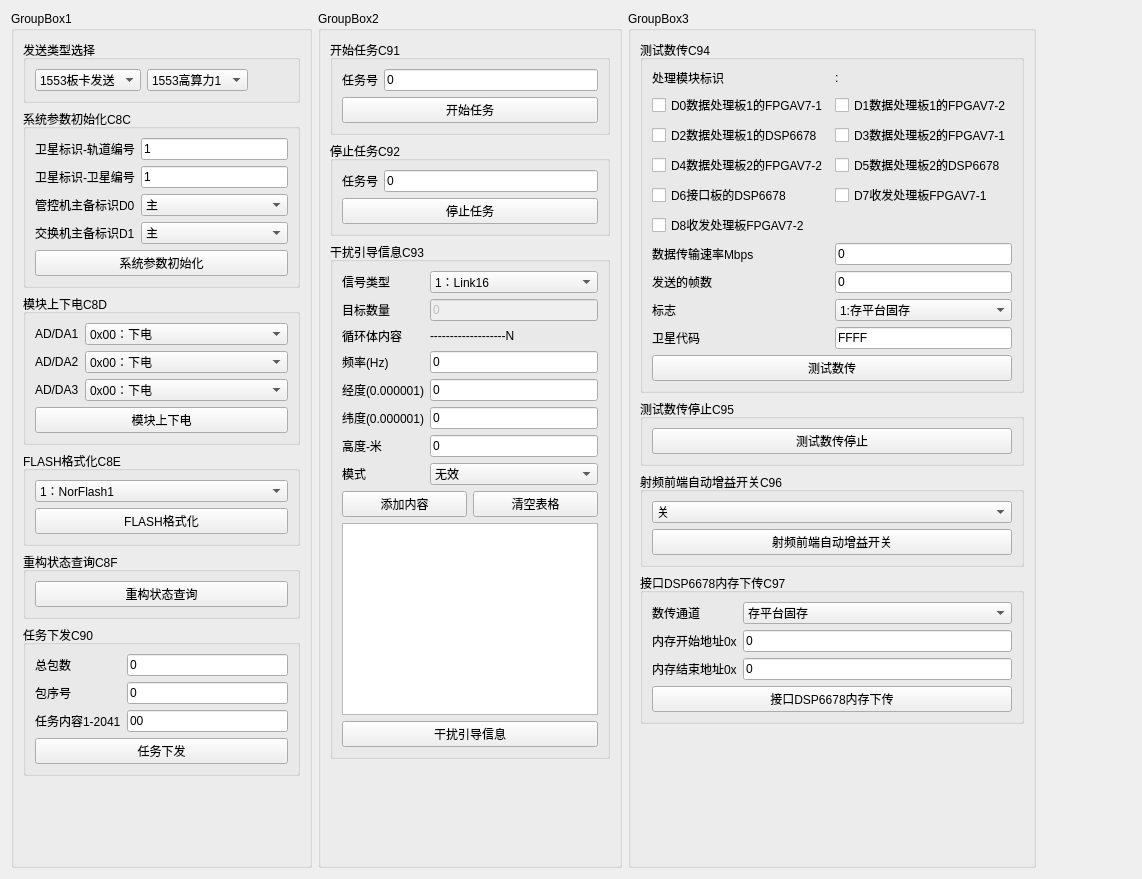
<?xml version="1.0" encoding="UTF-8"?>
<ui version="4.0">
 <class>sub1553_tccontrol2</class>
 <widget class="QWidget" name="sub1553_tccontrol2">
  <property name="geometry">
   <rect>
    <x>0</x>
    <y>0</y>
    <width>1142</width>
    <height>879</height>
   </rect>
  </property>
  <property name="windowTitle">
   <string>Form</string>
  </property>
  <layout class="QGridLayout" name="gridLayout">
   <item row="0" column="0">
    <widget class="QGroupBox" name="groupBox_2">
     <property name="title">
      <string>GroupBox1</string>
     </property>
     <layout class="QVBoxLayout" name="verticalLayout_2">
      <item>
       <widget class="QGroupBox" name="groupBox_3">
        <property name="title">
         <string>发送类型选择</string>
        </property>
        <layout class="QHBoxLayout" name="horizontalLayout_2">
         <item>
          <layout class="QHBoxLayout" name="horizontalLayout_3">
           <item>
            <widget class="QComboBox" name="cb_cardChooe">
             <item>
              <property name="text">
               <string>1553板卡发送</string>
              </property>
             </item>
             <item>
              <property name="text">
               <string>Can板卡发送</string>
              </property>
             </item>
            </widget>
           </item>
           <item>
            <widget class="QComboBox" name="comboBox_gslChoose">
             <item>
              <property name="text">
               <string>1553高算力1</string>
              </property>
             </item>
             <item>
              <property name="text">
               <string>1553高算力2</string>
              </property>
             </item>
            </widget>
           </item>
          </layout>
         </item>
         <item>
          <spacer name="horizontalSpacer_2">
           <property name="orientation">
            <enum>Qt::Horizontal</enum>
           </property>
           <property name="sizeHint" stdset="0">
            <size>
             <width>40</width>
             <height>20</height>
            </size>
           </property>
          </spacer>
         </item>
        </layout>
       </widget>
      </item>
      <item>
       <widget class="QGroupBox" name="groupBox">
        <property name="title">
         <string>系统参数初始化C8C</string>
        </property>
        <layout class="QVBoxLayout" name="verticalLayout">
         <item>
          <layout class="QFormLayout" name="formLayout">
           <item row="0" column="0">
            <widget class="QLabel" name="label">
             <property name="text">
              <string>卫星标识-轨道编号</string>
             </property>
            </widget>
           </item>
           <item row="2" column="0">
            <widget class="QLabel" name="label_2">
             <property name="text">
              <string>管控机主备标识D0</string>
             </property>
            </widget>
           </item>
           <item row="2" column="1">
            <widget class="QComboBox" name="comboBox_c8c_3">
             <property name="sizePolicy">
              <sizepolicy hsizetype="Preferred" vsizetype="Preferred">
               <horstretch>0</horstretch>
               <verstretch>0</verstretch>
              </sizepolicy>
             </property>
             <item>
              <property name="text">
               <string>主</string>
              </property>
             </item>
             <item>
              <property name="text">
               <string>备</string>
              </property>
             </item>
            </widget>
           </item>
           <item row="0" column="1">
            <widget class="QLineEdit" name="lineEdit_c8c_1">
             <property name="sizePolicy">
              <sizepolicy hsizetype="Expanding" vsizetype="Preferred">
               <horstretch>0</horstretch>
               <verstretch>0</verstretch>
              </sizepolicy>
             </property>
             <property name="text">
              <string>1</string>
             </property>
            </widget>
           </item>
           <item row="1" column="0">
            <widget class="QLabel" name="label_3">
             <property name="text">
              <string>卫星标识-卫星编号</string>
             </property>
            </widget>
           </item>
           <item row="1" column="1">
            <widget class="QLineEdit" name="lineEdit_c8c_2">
             <property name="sizePolicy">
              <sizepolicy hsizetype="Expanding" vsizetype="Preferred">
               <horstretch>0</horstretch>
               <verstretch>0</verstretch>
              </sizepolicy>
             </property>
             <property name="text">
              <string>1</string>
             </property>
            </widget>
           </item>
           <item row="3" column="0">
            <widget class="QLabel" name="label_7">
             <property name="text">
              <string>交换机主备标识D1</string>
             </property>
            </widget>
           </item>
           <item row="3" column="1">
            <widget class="QComboBox" name="comboBox_c8c_3_2">
             <item>
              <property name="text">
               <string>主</string>
              </property>
             </item>
             <item>
              <property name="text">
               <string>备</string>
              </property>
             </item>
            </widget>
           </item>
          </layout>
         </item>
         <item>
          <widget class="QPushButton" name="pushButton_C8C">
           <property name="text">
            <string>系统参数初始化</string>
           </property>
          </widget>
         </item>
        </layout>
       </widget>
      </item>
      <item>
       <widget class="QGroupBox" name="groupBox_4">
        <property name="title">
         <string>模块上下电C8D</string>
        </property>
        <layout class="QVBoxLayout" name="verticalLayout_4">
         <item>
          <layout class="QFormLayout" name="formLayout_2">
           <item row="0" column="0">
            <widget class="QLabel" name="label_4">
             <property name="text">
              <string>AD/DA1</string>
             </property>
            </widget>
           </item>
           <item row="0" column="1">
            <widget class="QComboBox" name="comboBox_C8D_1">
             <item>
              <property name="text">
               <string>0x00：下电</string>
              </property>
             </item>
             <item>
              <property name="text">
               <string>0x01：上电</string>
              </property>
             </item>
            </widget>
           </item>
           <item row="1" column="0">
            <widget class="QLabel" name="label_6">
             <property name="text">
              <string>AD/DA2</string>
             </property>
            </widget>
           </item>
           <item row="1" column="1">
            <widget class="QComboBox" name="comboBox_C8D_2">
             <item>
              <property name="text">
               <string>0x00：下电</string>
              </property>
             </item>
             <item>
              <property name="text">
               <string>0x01：上电</string>
              </property>
             </item>
            </widget>
           </item>
           <item row="2" column="0">
            <widget class="QLabel" name="label_5">
             <property name="text">
              <string>AD/DA3</string>
             </property>
            </widget>
           </item>
           <item row="2" column="1">
            <widget class="QComboBox" name="comboBox_C8D_3">
             <item>
              <property name="text">
               <string>0x00：下电</string>
              </property>
             </item>
             <item>
              <property name="text">
               <string>0x01：上电</string>
              </property>
             </item>
            </widget>
           </item>
          </layout>
         </item>
         <item>
          <widget class="QPushButton" name="pushButton_C8D">
           <property name="text">
            <string>模块上下电</string>
           </property>
          </widget>
         </item>
        </layout>
       </widget>
      </item>
      <item>
       <widget class="QGroupBox" name="groupBox_5">
        <property name="title">
         <string>FLASH格式化C8E</string>
        </property>
        <layout class="QVBoxLayout" name="verticalLayout_5">
         <item>
          <widget class="QComboBox" name="comboBox_C8E_1">
           <item>
            <property name="text">
             <string>1：NorFlash1</string>
            </property>
           </item>
           <item>
            <property name="text">
             <string>2：NorFlash2</string>
            </property>
           </item>
           <item>
            <property name="text">
             <string>3：NorFlash3</string>
            </property>
           </item>
          </widget>
         </item>
         <item>
          <widget class="QPushButton" name="pushButton_C8E">
           <property name="text">
            <string>FLASH格式化</string>
           </property>
          </widget>
         </item>
        </layout>
       </widget>
      </item>
      <item>
       <widget class="QGroupBox" name="groupBox_6">
        <property name="title">
         <string>重构状态查询C8F</string>
        </property>
        <layout class="QVBoxLayout" name="verticalLayout_6">
         <item>
          <widget class="QPushButton" name="pushButton_C8F">
           <property name="text">
            <string>重构状态查询</string>
           </property>
          </widget>
         </item>
        </layout>
       </widget>
      </item>
      <item>
       <widget class="QGroupBox" name="groupBox_16">
        <property name="title">
         <string>任务下发C90</string>
        </property>
        <layout class="QVBoxLayout" name="verticalLayout_3">
         <item>
          <layout class="QFormLayout" name="formLayout_9">
           <item row="0" column="0">
            <widget class="QLabel" name="label_8">
             <property name="text">
              <string>总包数</string>
             </property>
            </widget>
           </item>
           <item row="0" column="1">
            <widget class="QLineEdit" name="lineEdit_C90_1">
             <property name="text">
              <string>0</string>
             </property>
            </widget>
           </item>
           <item row="1" column="0">
            <widget class="QLabel" name="label_9">
             <property name="text">
              <string>包序号</string>
             </property>
            </widget>
           </item>
           <item row="1" column="1">
            <widget class="QLineEdit" name="lineEdit_C90_2">
             <property name="text">
              <string>0</string>
             </property>
            </widget>
           </item>
           <item row="2" column="0">
            <widget class="QLabel" name="label_27">
             <property name="text">
              <string>任务内容1-2041</string>
             </property>
            </widget>
           </item>
           <item row="2" column="1">
            <widget class="QLineEdit" name="lineEdit_C90_3">
             <property name="text">
              <string>00</string>
             </property>
            </widget>
           </item>
          </layout>
         </item>
         <item>
          <widget class="QPushButton" name="pushButton_C90">
           <property name="text">
            <string>任务下发</string>
           </property>
          </widget>
         </item>
        </layout>
       </widget>
      </item>
      <item>
       <spacer name="verticalSpacer">
        <property name="orientation">
         <enum>Qt::Vertical</enum>
        </property>
        <property name="sizeHint" stdset="0">
         <size>
          <width>20</width>
          <height>40</height>
         </size>
        </property>
       </spacer>
      </item>
     </layout>
    </widget>
   </item>
   <item row="0" column="1">
    <widget class="QGroupBox" name="groupBox_9">
     <property name="title">
      <string>GroupBox2</string>
     </property>
     <layout class="QVBoxLayout" name="verticalLayout_9">
      <item>
       <widget class="QGroupBox" name="groupBox_7">
        <property name="title">
         <string>开始任务C91 </string>
        </property>
        <layout class="QVBoxLayout" name="verticalLayout_7">
         <item>
          <layout class="QFormLayout" name="formLayout_3">
           <item row="0" column="0">
            <widget class="QLabel" name="label_10">
             <property name="text">
              <string>任务号</string>
             </property>
            </widget>
           </item>
           <item row="0" column="1">
            <widget class="QLineEdit" name="lineEdit_c91_1">
             <property name="sizePolicy">
              <sizepolicy hsizetype="Expanding" vsizetype="Preferred">
               <horstretch>0</horstretch>
               <verstretch>0</verstretch>
              </sizepolicy>
             </property>
             <property name="text">
              <string>0</string>
             </property>
            </widget>
           </item>
          </layout>
         </item>
         <item>
          <widget class="QPushButton" name="pushButton_C91">
           <property name="text">
            <string>开始任务</string>
           </property>
          </widget>
         </item>
        </layout>
       </widget>
      </item>
      <item>
       <widget class="QGroupBox" name="groupBox_8">
        <property name="title">
         <string>停止任务C92</string>
        </property>
        <layout class="QVBoxLayout" name="verticalLayout_8">
         <item>
          <layout class="QFormLayout" name="formLayout_4">
           <item row="0" column="0">
            <widget class="QLabel" name="label_11">
             <property name="text">
              <string>任务号</string>
             </property>
            </widget>
           </item>
           <item row="0" column="1">
            <widget class="QLineEdit" name="lineEdit_c92_1">
             <property name="sizePolicy">
              <sizepolicy hsizetype="Expanding" vsizetype="Preferred">
               <horstretch>0</horstretch>
               <verstretch>0</verstretch>
              </sizepolicy>
             </property>
             <property name="text">
              <string>0</string>
             </property>
            </widget>
           </item>
          </layout>
         </item>
         <item>
          <widget class="QPushButton" name="pushButton_C92">
           <property name="text">
            <string>停止任务</string>
           </property>
          </widget>
         </item>
        </layout>
       </widget>
      </item>
      <item>
       <widget class="QGroupBox" name="groupBox_10">
        <property name="title">
         <string>干扰引导信息C93</string>
        </property>
        <layout class="QVBoxLayout" name="verticalLayout_10">
         <item>
          <layout class="QFormLayout" name="formLayout_5">
           <item row="0" column="0">
            <widget class="QLabel" name="label_13">
             <property name="text">
              <string>信号类型</string>
             </property>
            </widget>
           </item>
           <item row="0" column="1">
            <widget class="QComboBox" name="comboBox_c93_1">
             <property name="sizePolicy">
              <sizepolicy hsizetype="Preferred" vsizetype="Preferred">
               <horstretch>0</horstretch>
               <verstretch>0</verstretch>
              </sizepolicy>
             </property>
             <item>
              <property name="text">
               <string>1：Link16</string>
              </property>
             </item>
             <item>
              <property name="text">
               <string>2：TACAN塔康</string>
              </property>
             </item>
             <item>
              <property name="text">
               <string>3：IFF敌我识别</string>
              </property>
             </item>
             <item>
              <property name="text">
               <string>4：铱星</string>
              </property>
             </item>
             <item>
              <property name="text">
               <string>5：海事</string>
              </property>
             </item>
             <item>
              <property name="text">
               <string>6：雷达</string>
              </property>
             </item>
             <item>
              <property name="text">
               <string>7：星链</string>
              </property>
             </item>
            </widget>
           </item>
           <item row="1" column="0">
            <widget class="QLabel" name="label_22">
             <property name="text">
              <string>目标数量</string>
             </property>
            </widget>
           </item>
           <item row="1" column="1">
            <widget class="QLineEdit" name="lineEdit_c93_2_1">
             <property name="enabled">
              <bool>false</bool>
             </property>
             <property name="text">
              <string>0</string>
             </property>
            </widget>
           </item>
           <item row="3" column="0">
            <widget class="QLabel" name="label_12">
             <property name="text">
              <string>频率(Hz)</string>
             </property>
            </widget>
           </item>
           <item row="3" column="1">
            <widget class="QLineEdit" name="lineEdit_c93_2">
             <property name="sizePolicy">
              <sizepolicy hsizetype="Expanding" vsizetype="Preferred">
               <horstretch>0</horstretch>
               <verstretch>0</verstretch>
              </sizepolicy>
             </property>
             <property name="text">
              <string>0</string>
             </property>
            </widget>
           </item>
           <item row="4" column="0">
            <widget class="QLabel" name="label_14">
             <property name="text">
              <string>经度(0.000001)</string>
             </property>
            </widget>
           </item>
           <item row="4" column="1">
            <widget class="QLineEdit" name="lineEdit_c93_3">
             <property name="sizePolicy">
              <sizepolicy hsizetype="Expanding" vsizetype="Preferred">
               <horstretch>0</horstretch>
               <verstretch>0</verstretch>
              </sizepolicy>
             </property>
             <property name="text">
              <string>0</string>
             </property>
            </widget>
           </item>
           <item row="5" column="0">
            <widget class="QLabel" name="label_15">
             <property name="text">
              <string>纬度(0.000001)</string>
             </property>
            </widget>
           </item>
           <item row="5" column="1">
            <widget class="QLineEdit" name="lineEditc93_4">
             <property name="text">
              <string>0</string>
             </property>
            </widget>
           </item>
           <item row="6" column="0">
            <widget class="QLabel" name="label_16">
             <property name="text">
              <string>高度-米</string>
             </property>
            </widget>
           </item>
           <item row="6" column="1">
            <widget class="QLineEdit" name="lineEdit_c93_5">
             <property name="text">
              <string>0</string>
             </property>
            </widget>
           </item>
           <item row="7" column="0">
            <widget class="QLabel" name="label_23">
             <property name="text">
              <string>模式</string>
             </property>
            </widget>
           </item>
           <item row="7" column="1">
            <widget class="QComboBox" name="comboBox_c93_6">
             <item>
              <property name="text">
               <string>无效</string>
              </property>
             </item>
            </widget>
           </item>
           <item row="2" column="0">
            <widget class="QLabel" name="label_24">
             <property name="text">
              <string>循环体内容</string>
             </property>
            </widget>
           </item>
           <item row="2" column="1">
            <widget class="QLabel" name="label_25">
             <property name="text">
              <string>-------------------N</string>
             </property>
            </widget>
           </item>
          </layout>
         </item>
         <item>
          <layout class="QHBoxLayout" name="horizontalLayout">
           <item>
            <widget class="QPushButton" name="pushButton_C93_Add">
             <property name="enabled">
              <bool>true</bool>
             </property>
             <property name="text">
              <string>添加内容</string>
             </property>
            </widget>
           </item>
           <item>
            <widget class="QPushButton" name="pushButton_C93_clear">
             <property name="text">
              <string>清空表格</string>
             </property>
            </widget>
           </item>
          </layout>
         </item>
         <item>
          <widget class="QTableWidget" name="tableWidget_C93cyclist"/>
         </item>
         <item>
          <widget class="QPushButton" name="pushButton_C93">
           <property name="text">
            <string>干扰引导信息</string>
           </property>
          </widget>
         </item>
        </layout>
       </widget>
      </item>
      <item>
       <spacer name="verticalSpacer_2">
        <property name="orientation">
         <enum>Qt::Vertical</enum>
        </property>
        <property name="sizeHint" stdset="0">
         <size>
          <width>20</width>
          <height>40</height>
         </size>
        </property>
       </spacer>
      </item>
     </layout>
    </widget>
   </item>
   <item row="0" column="2">
    <widget class="QGroupBox" name="groupBox_13">
     <property name="title">
      <string>GroupBox3</string>
     </property>
     <layout class="QVBoxLayout" name="verticalLayout_13">
      <item>
       <widget class="QGroupBox" name="groupBox_11">
        <property name="title">
         <string>测试数传C94</string>
        </property>
        <layout class="QVBoxLayout" name="verticalLayout_11">
         <item>
          <layout class="QFormLayout" name="formLayout_12">
           <item row="0" column="0">
            <widget class="QLabel" name="Label_14">
             <property name="text">
              <string>处理模块标识</string>
             </property>
            </widget>
           </item>
           <item row="0" column="1">
            <widget class="QLabel" name="label_26">
             <property name="text">
              <string>:</string>
             </property>
            </widget>
           </item>
           <item row="1" column="0">
            <widget class="QCheckBox" name="checkBox_csbit0">
             <property name="text">
              <string>D0数据处理板1的FPGAV7-1</string>
             </property>
            </widget>
           </item>
           <item row="1" column="1">
            <widget class="QCheckBox" name="checkBox_csbit1">
             <property name="text">
              <string>D1数据处理板1的FPGAV7-2</string>
             </property>
            </widget>
           </item>
           <item row="2" column="0">
            <widget class="QCheckBox" name="checkBox_csbit2">
             <property name="text">
              <string>D2数据处理板1的DSP6678</string>
             </property>
            </widget>
           </item>
           <item row="2" column="1">
            <widget class="QCheckBox" name="checkBox_csbit3">
             <property name="text">
              <string>D3数据处理板2的FPGAV7-1</string>
             </property>
            </widget>
           </item>
           <item row="3" column="0">
            <widget class="QCheckBox" name="checkBox_csbit4">
             <property name="text">
              <string>D4数据处理板2的FPGAV7-2</string>
             </property>
            </widget>
           </item>
           <item row="3" column="1">
            <widget class="QCheckBox" name="checkBox_csbit5">
             <property name="text">
              <string>D5数据处理板2的DSP6678</string>
             </property>
            </widget>
           </item>
           <item row="4" column="0">
            <widget class="QCheckBox" name="checkBox_csbit6">
             <property name="text">
              <string>D6接口板的DSP6678</string>
             </property>
            </widget>
           </item>
           <item row="4" column="1">
            <widget class="QCheckBox" name="checkBox_csbit7">
             <property name="text">
              <string>D7收发处理板FPGAV7-1</string>
             </property>
            </widget>
           </item>
           <item row="5" column="0">
            <widget class="QCheckBox" name="checkBox_csbit8">
             <property name="text">
              <string>D8收发处理板FPGAV7-2</string>
             </property>
            </widget>
           </item>
           <item row="6" column="0">
            <widget class="QLabel" name="Label_15">
             <property name="text">
              <string>数据传输速率Mbps</string>
             </property>
            </widget>
           </item>
           <item row="6" column="1">
            <widget class="QLineEdit" name="LineEdit_data_trans_rate">
             <property name="text">
              <string>0</string>
             </property>
            </widget>
           </item>
           <item row="7" column="0">
            <widget class="QLabel" name="Label_16">
             <property name="text">
              <string>发送的帧数</string>
             </property>
            </widget>
           </item>
           <item row="7" column="1">
            <widget class="QLineEdit" name="LineEdit_sendframe_num">
             <property name="text">
              <string>0</string>
             </property>
            </widget>
           </item>
           <item row="8" column="0">
            <widget class="QLabel" name="Label_17">
             <property name="text">
              <string>标志</string>
             </property>
            </widget>
           </item>
           <item row="8" column="1">
            <widget class="QComboBox" name="cB_test_numbertrans_sign">
             <item>
              <property name="text">
               <string>1:存平台固存</string>
              </property>
             </item>
             <item>
              <property name="text">
               <string>2:存管控机固存</string>
              </property>
             </item>
            </widget>
           </item>
           <item row="9" column="0">
            <widget class="QLabel" name="label_28">
             <property name="text">
              <string>卫星代码</string>
             </property>
            </widget>
           </item>
           <item row="9" column="1">
            <widget class="QLineEdit" name="lineEdit_41_startcode">
             <property name="text">
              <string>FFFF</string>
             </property>
            </widget>
           </item>
          </layout>
         </item>
         <item>
          <widget class="QPushButton" name="pushButton_C94">
           <property name="text">
            <string>测试数传</string>
           </property>
          </widget>
         </item>
        </layout>
       </widget>
      </item>
      <item>
       <widget class="QGroupBox" name="groupBox_12">
        <property name="title">
         <string>测试数传停止C95</string>
        </property>
        <layout class="QVBoxLayout" name="verticalLayout_12">
         <item>
          <widget class="QPushButton" name="pushButton_C95">
           <property name="text">
            <string>测试数传停止</string>
           </property>
          </widget>
         </item>
        </layout>
       </widget>
      </item>
      <item>
       <widget class="QGroupBox" name="groupBox_14">
        <property name="title">
         <string>射频前端自动增益开关C96</string>
        </property>
        <layout class="QVBoxLayout" name="verticalLayout_14">
         <item>
          <widget class="QComboBox" name="comboBox_C96_1">
           <item>
            <property name="text">
             <string>关</string>
            </property>
           </item>
           <item>
            <property name="text">
             <string>开</string>
            </property>
           </item>
          </widget>
         </item>
         <item>
          <widget class="QPushButton" name="pushButton_C96">
           <property name="text">
            <string>射频前端自动增益开关</string>
           </property>
          </widget>
         </item>
        </layout>
       </widget>
      </item>
      <item>
       <widget class="QGroupBox" name="groupBox_15">
        <property name="title">
         <string>接口DSP6678内存下传C97</string>
        </property>
        <layout class="QVBoxLayout" name="verticalLayout_15">
         <item>
          <layout class="QFormLayout" name="formLayout_6">
           <item row="0" column="0">
            <widget class="QLabel" name="label_17">
             <property name="text">
              <string>数传通道</string>
             </property>
            </widget>
           </item>
           <item row="0" column="1">
            <widget class="QComboBox" name="comboBox_C97_1">
             <item>
              <property name="text">
               <string>存平台固存</string>
              </property>
             </item>
             <item>
              <property name="text">
               <string>存管控机固存</string>
              </property>
             </item>
            </widget>
           </item>
           <item row="1" column="0">
            <widget class="QLabel" name="label_18">
             <property name="text">
              <string>内存开始地址0x</string>
             </property>
            </widget>
           </item>
           <item row="1" column="1">
            <widget class="QLineEdit" name="lineEdit_C97_2">
             <property name="text">
              <string>0</string>
             </property>
            </widget>
           </item>
           <item row="2" column="0">
            <widget class="QLabel" name="label_19">
             <property name="text">
              <string>内存结束地址0x</string>
             </property>
            </widget>
           </item>
           <item row="2" column="1">
            <widget class="QLineEdit" name="lineEdit_C97_3">
             <property name="text">
              <string>0</string>
             </property>
            </widget>
           </item>
          </layout>
         </item>
         <item>
          <widget class="QPushButton" name="pushButton_C97">
           <property name="text">
            <string>接口DSP6678内存下传</string>
           </property>
          </widget>
         </item>
        </layout>
       </widget>
      </item>
      <item>
       <spacer name="verticalSpacer_3">
        <property name="orientation">
         <enum>Qt::Vertical</enum>
        </property>
        <property name="sizeHint" stdset="0">
         <size>
          <width>20</width>
          <height>40</height>
         </size>
        </property>
       </spacer>
      </item>
     </layout>
    </widget>
   </item>
   <item row="0" column="3">
    <spacer name="horizontalSpacer">
     <property name="orientation">
      <enum>Qt::Horizontal</enum>
     </property>
     <property name="sizeHint" stdset="0">
      <size>
       <width>40</width>
       <height>20</height>
      </size>
     </property>
    </spacer>
   </item>
  </layout>
 </widget>
 <resources/>
 <connections/>
</ui>
